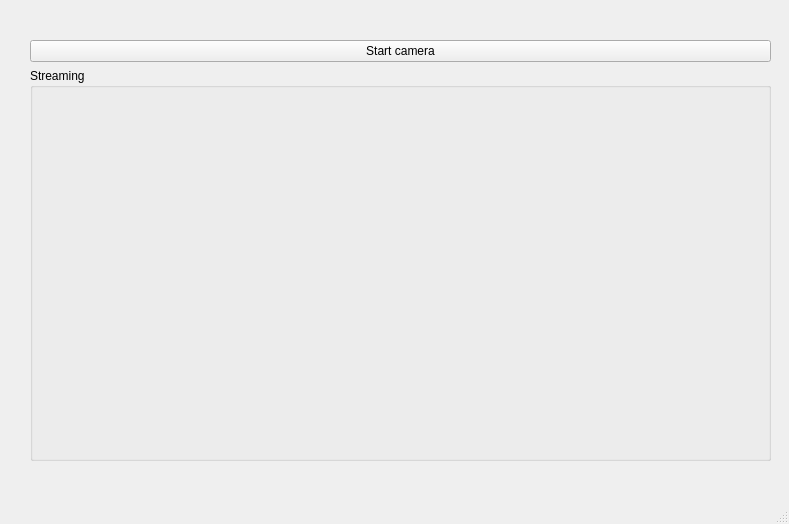
<?xml version="1.0" encoding="UTF-8"?>
<ui version="4.0">
 <class>MainWindow</class>
 <widget class="QMainWindow" name="MainWindow">
  <property name="geometry">
   <rect>
    <x>0</x>
    <y>0</y>
    <width>789</width>
    <height>524</height>
   </rect>
  </property>
  <property name="windowTitle">
   <string>MainWindow</string>
  </property>
  <widget class="QWidget" name="centralwidget">
   <widget class="QWidget" name="verticalLayoutWidget">
    <property name="geometry">
     <rect>
      <x>30</x>
      <y>40</y>
      <width>741</width>
      <height>421</height>
     </rect>
    </property>
    <layout class="QVBoxLayout" name="verticalLayout">
     <item>
      <widget class="QPushButton" name="startButton">
       <property name="text">
        <string>Start camera</string>
       </property>
      </widget>
     </item>
     <item>
      <widget class="QGroupBox" name="groupBox">
       <property name="title">
        <string>Streaming</string>
       </property>
       <widget class="QWidget" name="widget" native="true">
        <property name="geometry">
         <rect>
          <x>10</x>
          <y>10</y>
          <width>711</width>
          <height>241</height>
         </rect>
        </property>
       </widget>
      </widget>
     </item>
    </layout>
   </widget>
  </widget>
  <widget class="QMenuBar" name="menubar">
   <property name="geometry">
    <rect>
     <x>0</x>
     <y>0</y>
     <width>789</width>
     <height>25</height>
    </rect>
   </property>
  </widget>
  <widget class="QStatusBar" name="statusbar"/>
 </widget>
 <resources/>
 <connections/>
</ui>
